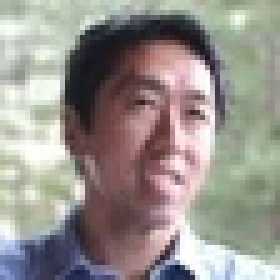
#> input picture images/andrew.jpeg, 56 x 56 px, shrunk from 224 x 224 before the run (shown 5 times larger)
$ jupyter execute --allow-errors image_processing.ipynb
#> lines starting #> are read from the running program, lines starting #| are printed output that depends on the picture
[cell 1]
import cv2
import numpy as np
import matplotlib.pyplot as plt

images = [cv2.imread('./images/andrew.jpeg'), cv2.imread('./images/bengio.jpeg'),
          cv2.imread('./images/goodfellow.jpeg'), cv2.imread('./images/leskovec.jpeg')]
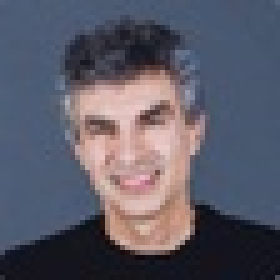
#> input picture images/bengio.jpeg, 56 x 56 px, shrunk from 225 x 225 before the run (shown 5 times larger)
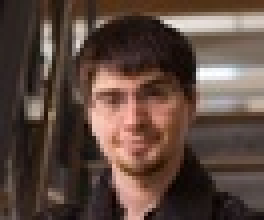
#> input picture images/goodfellow.jpeg, 66 x 55 px, shrunk from 266 x 220 before the run (shown 4 times larger)
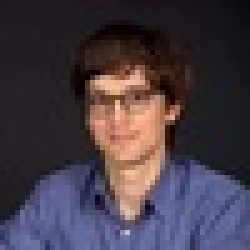
#> input picture images/leskovec.jpeg, 50 x 50 px, shrunk from 200 x 200 before the run (shown 5 times larger)
note_image = cv2.imread('./note.png')

www = cv2.imread('./images/www.png')
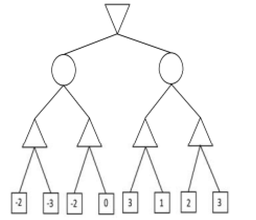
#> input picture images/www.png, 256 x 220 px, shrunk from 1032 x 885 before the run
#> www is the input picture: shape (220, 256, 3); min 0, max 255, mean 247.5

[cell 2]
def image_show(image):
    plt.imshow(image, cmap='gray', vmin=0, vmax=255)


def to_gray(image):
    return cv2.cvtColor(image, cv2.COLOR_BGR2GRAY)

[cell 3]
def conv2D(img, filters, stride, padding):

#> called with stride = 1, padding = 'valid'
    f = filters[0].shape[0]
    p = 0 if padding == 'valid' else int((f - 1) / 2)

    def out_size(img):
        x = int((img.shape[0] + 2 * p - f) / stride + 1)
#> x = 54
        y = int((img.shape[1] + 2 * p - f) / stride + 1)
#> y = 54
        return (x, y)
    # finding output size images
    output_size = out_size(img)
#> output_size = (54, 54)
#> img is the input picture: shape (56, 56, 3); mean B, G, R 141.2, 145.9, 151.4
    outputs = [np.zeros(output_size) for fi in filters]

    # add pading to image
    new_image_size = (img.shape[0] + 2 * p, img.shape[1] + 2 * p)
#> new_image_size = (56, 56)
    if img.ndim == 3:
        image_padding = np.zeros((*new_image_size, img.shape[2]))
    else:
        image_padding = np.zeros(new_image_size)

    for row in range(img.shape[0]):
        for col in range(img.shape[1]):
            image_padding[row + p, col + p] = img[row, col]
    img = image_padding

    # Convolution
    print(img.shape)
#| (56, 56, 3)
    for i, output in enumerate(outputs):
        for row in range(output_size[0]):
            for col in range(output_size[1]):
                output[row, col] = np.sum(
                    filters[i] * img[(row * stride):(row * stride) + f, (col * stride):(col * stride) + f])
        if img.ndim == 3:
            output = output / img.shape[2]

    return outputs

Now we need to check <b>conv2D</b> by some tests to make sure  it works without any problems:

Finding edges example

[cell 4]
kernel = np.array([[[1, 1, 1], [0, 0, 0], [-1, -1, -1]], [[1, 1, 1],
                  [0, 0, 0], [-1, -1, -1]], [[1, 1, 1], [0, 0, 0], [-1, -1, -1]]])
filters = [kernel]
image_show(conv2D(images[0], filters=filters, stride=1, padding='valid')[0])

Smoothing(lowpass) filters example (stride=2)

[cell 5]
kernel = np.ones((5, 5)) / 25
filters = [kernel]
gray = to_gray(images[1])
#> in to_gray, `return cv2.cvtColor(image, cv2.COLOR_BGR2GRAY)`:
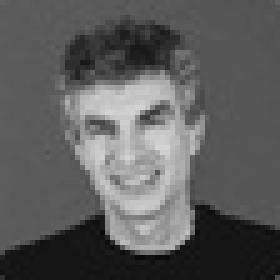
#> returned value: shape (56, 56) (shown 5 times larger); min 9, max 212, mean 92
image_show(conv2D(gray, filters=filters, stride=2, padding='valid')[0])
#| (56, 56)
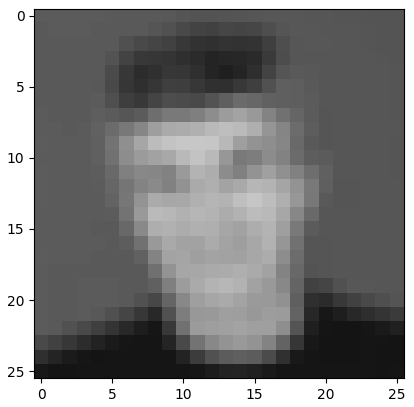
#> figure drawn by matplotlib, 1 panel

#> (a cell that did not finish here is left out)

implementation of <b><i>camscanner</i></b> using <b>Sharpening (highpass) filters</b>

[cell 7]
kernel = np.array([[1, 1, 1], [1, -8, 1], [1, 1, 1]]) * -1
filters = [kernel]
print(gray.shape)
#| (56, 56)
new_image = conv2D(to_gray(www), filters, 1, padding='same')[0].astype(np.int16)
#| (222, 258)
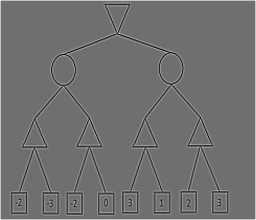
#> new_image: shape (220, 256) int16; min -986, max 1275, mean 12.9; drawn with min black and max white
# print(new_image.ndim)
# sharped = 0.7 * new_image


def f(x):
    return 255 if x < 50 else 0


vf = np.vectorize(f)
sharped = vf(new_image)
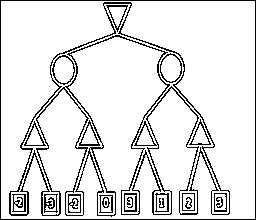
#> sharped: shape (220, 256) int64; 89.2% white; black in thin lines or dots
image_show(sharped)

now we sure <b>conv2D</b> works well!</br>
time to use filters

[cell 8]
horizontal_edge = np.array([[-1, -1, -1],
                            [0, 0, 0],
                            [1, 1, 1]])

vertical_edge = np.array([[-1, 0, 1],
                          [-1, 0, 1],
                          [-1, 0, 1]])

sharpening = np.array([[0, -1, 0],
                       [-1, 5, -1],
                       [0, -1, 0]])

weighted_averaging_3x3 = (1/16)*np.array([[1, 2, 1],
                                          [2, 4, 2],
                                          [1, 2, 1]])

layer_one_kernekl = [horizontal_edge, vertical_edge,
                     sharpening, weighted_averaging_3x3]

[cell 9]
robert_x = np.array([[1, 0],
                     [0, -1]])

robert_y = np.array([[0, +1],
                     [-1, 0]])

averaging_2x2 = (1/4)*np.array([[1, 1],
                                [1, 1]])

layer_two_kernekl = [robert_x, robert_y, averaging_2x2]

[cell 10]
# mkae 3d (C=3) filters from 2d filters
l1_filters = []
for l in layer_one_kernekl:
    l1_filters.append(np.concatenate([l, l, l], axis=1).reshape((3, 3, 3), order='F'))


images_for_plotting = []
concated_features = []

for image in images:
    layer_one_output = conv2D(image, l1_filters, stride=1, padding='same')
    print(layer_one_output[0].ndim)
    list_image = [image]
    list_image.extend(layer_one_output)
    images_for_plotting.append(list_image)
    new_shape = (*list(layer_one_output[0].shape)[:2], 4)
    # we need to concatenate the 4 layers gor next step
    new_4d_image = np.concatenate(
        layer_one_output, axis=1).reshape(new_shape, order='F')
    concated_features.append(new_4d_image)
#> this loop made 4 passes
#> (new_image_size in conv2D, new_shape) on passes 1 to 4: ((58, 58), (56, 56, 4)), ((58, 58), (56, 56, 4)), ((57, 68), (55, 66, 4)), ((52, 52), (50, 50, 4))
#| (58, 58, 3)
#| 2
#| (58, 58, 3)
#| 2
#| (57, 68, 3)
#| 2
#| (52, 52, 3)
#| 2
#> pass 1, `new_4d_image = np.concatenate( layer_one_output, axis=1).reshape(new_s..`:
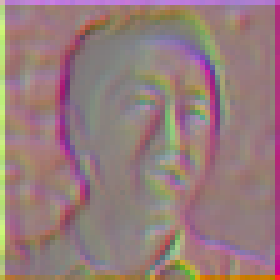
#> new_4d_image: shape (56, 56, 4) float64 (shown 5 times larger); mean of channels 0, 1, 2, 3 -7.9, -7.7, 474.2, 429.6; drawn with min black and max white
#> after the loop, concated_features = 4 items; images_for_plotting = 4 items

#> (a cell that did not finish here is left out)

[cell 12]
l2_filters = []
for l in layer_two_kernekl:
    l2_filters.append(np.concatenate([l, l, l, l], axis=1).reshape((2, 2, 4), order='F'))


images_for_plotting = []
layer_two_outputs = []
for i , _4d_ in enumerate(concated_features):
    list_image = [images[i]]
    layer_two_output = conv2D(_4d_, l2_filters, stride=2, padding='valid')
    list_image.extend(layer_two_output)
    layer_two_outputs.append(layer_two_output)
    images_for_plotting.append(list_image)
#> this loop made 4 passes
#> new_image_size in conv2D on passes 1 to 4: (56, 56), (56, 56), (55, 66), (50, 50)
#| (56, 56, 4)
#| (56, 56, 4)
#| (55, 66, 4)
#| (50, 50, 4)
#> after the loop, layer_two_outputs = 4 items

[cell 13]
for i, image_set in enumerate(images_for_plotting):
    for j, image in enumerate(image_set):
        plt.subplot(len(images_for_plotting), len(
            image_set), i * len(image_set) + j + 1)
        plt.imshow(image, cmap='gray', vmin=0,
                   vmax=255, interpolation='nearest')
        plt.axis('off')
#> this loop made 4 passes


plt.show()
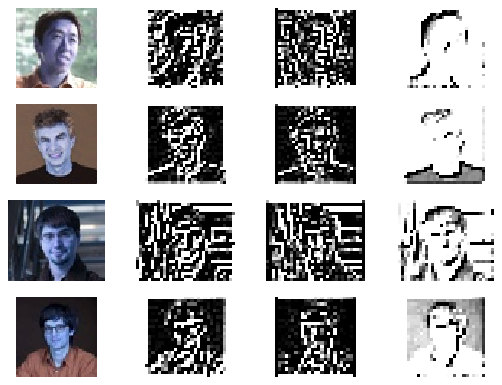
#> figure drawn by matplotlib, 16 panels; B, G, R data is drawn as R, G, B
